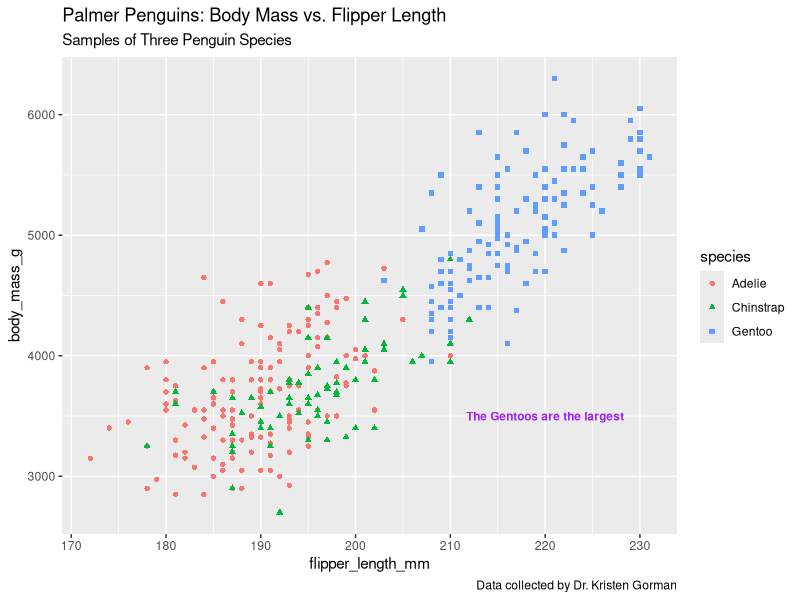

Generate this figure with R:
## ---- chunk 1
knitr::opts_chunk$set(echo = TRUE)
## ---- chunk 2
library("palmerpenguins")
head(penguins)
## ---- chunk 3
library(ggplot2)
ggplot(data=penguins)+geom_point(mapping=aes(x=flipper_length_mm,y=body_mass_g,colour=species, shape=species))+labs(title="Palmer Penguins: Body Mass vs. Flipper Length", subtitle="Samples of Three Penguin Species", caption="Data collected by Dr. Kristen Gorman")+
  annotate("text", x=220,y=3500,label="The Gentoos are the largest", color="purple", fontface="bold", size=3)
